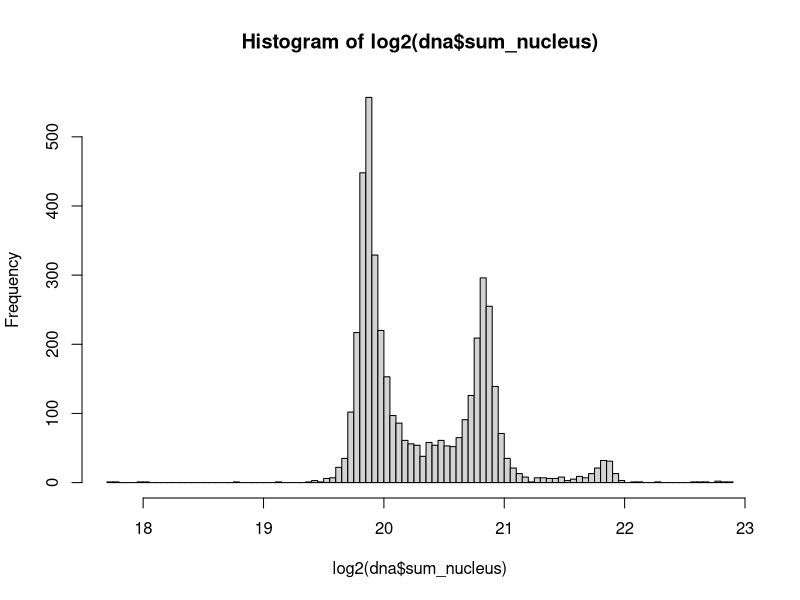
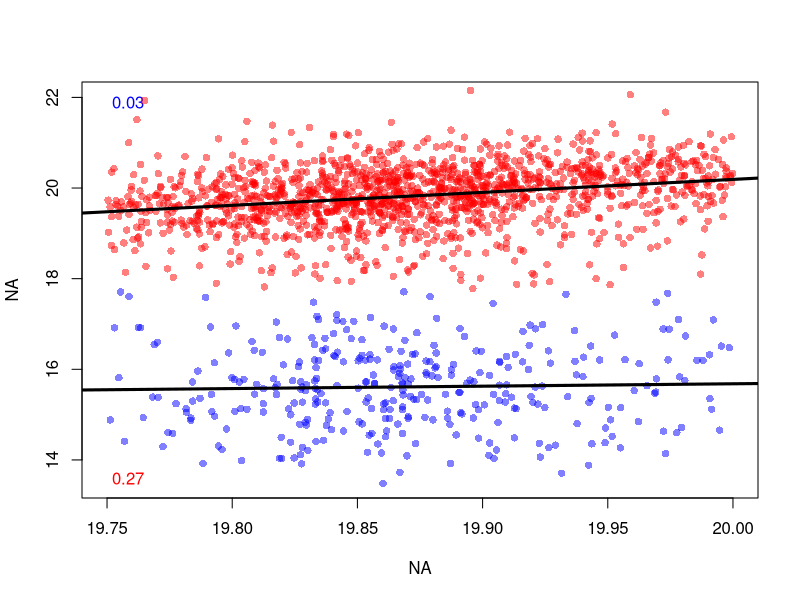
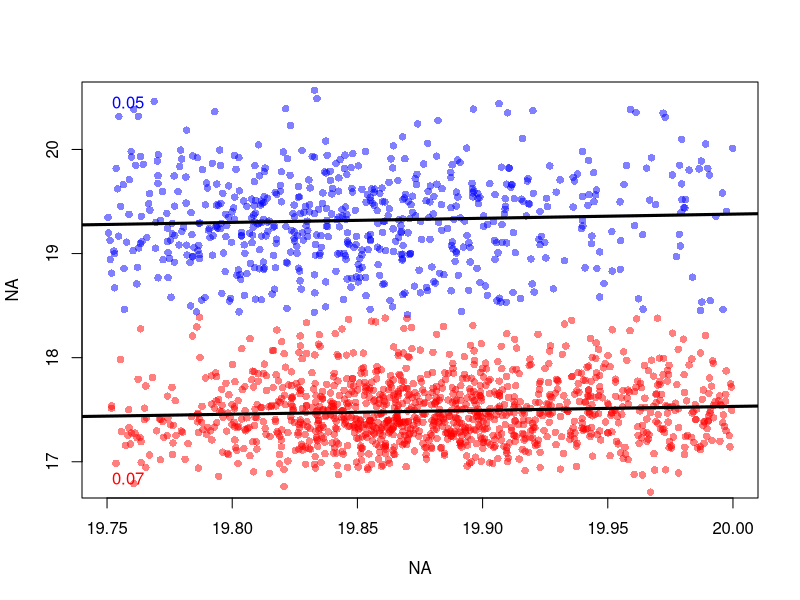
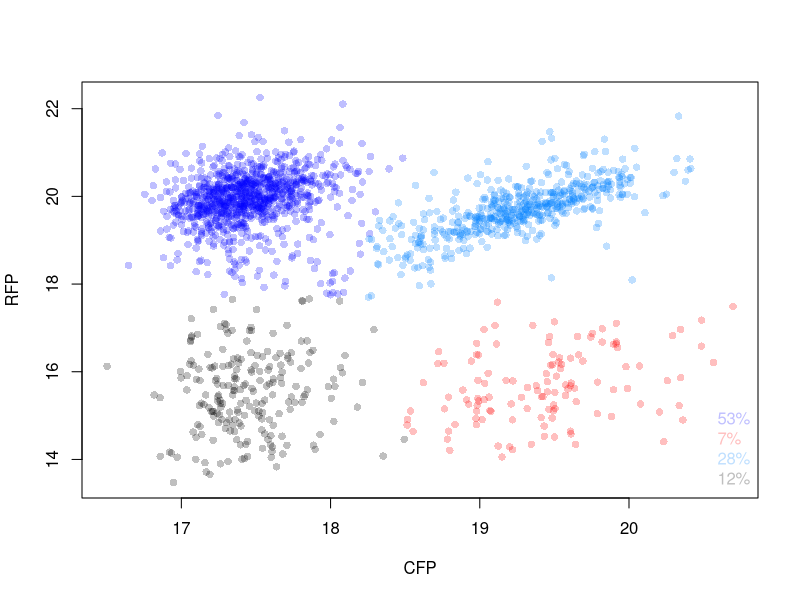

R code for these plots, in order:
# Goal: obtain plot of CFP vs RFP for mixed infected pSeg population
library(Hmisc)
library(Cairo)

dna  = read.table('dapi.csv',header=T,sep=',',stringsAsFactors=F)
cfp  = read.table('cfp.csv',header=T,sep=',',stringsAsFactors=F)
rfp  = read.table('rfp.csv',header=T,sep=',',stringsAsFactors=F)

# Quick QC of cell cycle

hist(log2(dna$sum_nucleus),100     )
maxDNA = 20
minDNA = 19.75

keep   = log2(dna$sum_nucleus) < maxDNA &
         log2(dna$sum_nucleus) > minDNA

dna  = log2(dna[keep,'sum_nucleus'])
cfp  = log2(cfp[keep,'sum_nucleus'])
rfp  = log2(rfp[keep,'sum_nucleus'])

# Correct using DNA
# RFP first
plot( NA, NA, xlim=c(19.75,20),
      ylim=c(13.5,22))

rk = kmeans( rfp, 2 )
for( m in 1:2 ){
  indices = rk$cluster == m
  points( dna[indices],rfp[indices],
          pch=16,
          col=rgb(c(0,1)[m],0,c(1,0)[m],.5))
  fit = lm(rfp[indices]~dna[indices])
  abline(fit, col='black', lwd=3)

  legend(c('topleft','bottomleft')[m],
         paste(round(rcorr(rfp[indices],dna[indices],type='pearson')$r[2],2)),
         text.col=rgb(c(0,1)[m],0,c(1,0)[m]),bty='n')
  
  rfp[indices] = median(rfp[indices])+fit$residuals
}

# CFP next
plot( NA, NA, xlim=c(19.75,20),
      ylim=c(16.8,20.5))

ck = kmeans( cfp, 2 )
for( m in 1:2 ){
  indices = ck$cluster == m
  points( dna[indices],cfp[indices],
          pch=16,
          col=rgb(c(0,1)[m],0,c(1,0)[m],.5))
  fit = lm(cfp[indices]~dna[indices])
  abline(fit, col='black', lwd=3)
  
  legend(c('topleft','bottomleft')[m],
         paste(round(rcorr(cfp[indices],dna[indices],type='pearson')$r[2],2)),
         text.col=rgb(c(0,1)[m],0,c(1,0)[m]),bty='n')
  
  cfp[indices] = median(cfp[indices])+fit$residuals
}


#######


#

ak = kmeans(cbind(cfp,rfp),4,iter.max=100,nstart=10)


CairoSVG( 'mixed.svg', width=4,height=4)


plot(NA,NA, xlim=c(min(cfp),max(cfp)),
     ylim=c(min(rfp),max(rfp)),
     xlab='CFP',ylab='RFP')

corrs  = c()
cols   = c()
counts = c()
for( m in 1:4 ){
  indices = ak$cluster == m
  col = rgb(c(0,1,0,0)[m],c(0,0,.5,0)[m],c(1,0,1,0)[m],.25)
  points( cfp[indices],rfp[indices],
          pch=16,
          col=col)
  cols = c(cols,col)
  corrs = c(corrs,
            round(rcorr(cfp[indices],rfp[indices],'pearson')$r[2],2))
  counts = c(counts,sum(indices))
}

legend( 'bottomright',
        paste(round(counts/sum(counts)*100),'%',sep=''),
        text.col=cols,bty='n')

dev.off()
